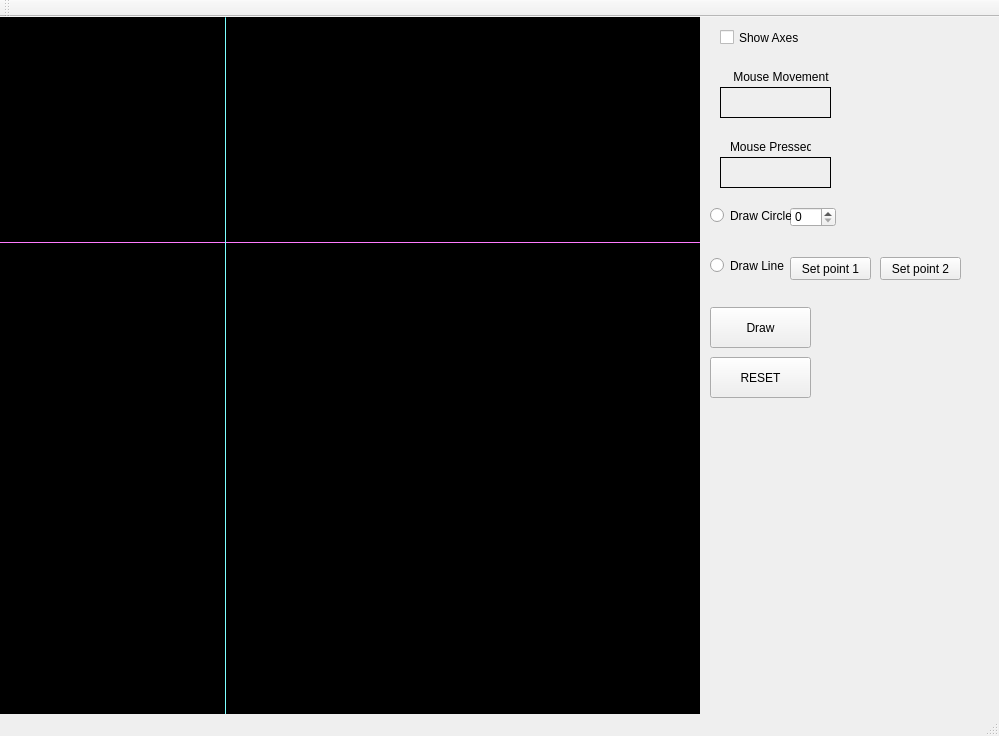
<?xml version="1.0" encoding="UTF-8"?>
<ui version="4.0">
 <class>MainWindow</class>
 <widget class="QMainWindow" name="MainWindow">
  <property name="geometry">
   <rect>
    <x>0</x>
    <y>0</y>
    <width>999</width>
    <height>736</height>
   </rect>
  </property>
  <property name="windowTitle">
   <string>MainWindow</string>
  </property>
  <widget class="QWidget" name="centralWidget">
   <widget class="my_label" name="frame">
    <property name="geometry">
     <rect>
      <x>0</x>
      <y>0</y>
      <width>700</width>
      <height>700</height>
     </rect>
    </property>
    <property name="cursor">
     <cursorShape>CrossCursor</cursorShape>
    </property>
    <property name="mouseTracking">
     <bool>true</bool>
    </property>
    <property name="styleSheet">
     <string notr="true">background-color: rgb(0, 0, 0);</string>
    </property>
    <property name="frameShape">
     <enum>QFrame::Box</enum>
    </property>
    <property name="lineWidth">
     <number>1</number>
    </property>
    <property name="text">
     <string/>
    </property>
   </widget>
   <widget class="QLabel" name="mouse_movement">
    <property name="geometry">
     <rect>
      <x>720</x>
      <y>70</y>
      <width>111</width>
      <height>31</height>
     </rect>
    </property>
    <property name="frameShape">
     <enum>QFrame::Panel</enum>
    </property>
    <property name="text">
     <string/>
    </property>
   </widget>
   <widget class="QLabel" name="label_3">
    <property name="geometry">
     <rect>
      <x>720</x>
      <y>50</y>
      <width>111</width>
      <height>20</height>
     </rect>
    </property>
    <property name="text">
     <string>    Mouse Movement</string>
    </property>
   </widget>
   <widget class="QLabel" name="mouse_pressed">
    <property name="geometry">
     <rect>
      <x>720</x>
      <y>140</y>
      <width>111</width>
      <height>31</height>
     </rect>
    </property>
    <property name="frameShape">
     <enum>QFrame::Panel</enum>
    </property>
    <property name="text">
     <string/>
    </property>
   </widget>
   <widget class="QLabel" name="label_5">
    <property name="geometry">
     <rect>
      <x>730</x>
      <y>120</y>
      <width>81</width>
      <height>20</height>
     </rect>
    </property>
    <property name="text">
     <string>Mouse Pressed</string>
    </property>
   </widget>
   <widget class="Line" name="x_axis">
    <property name="geometry">
     <rect>
      <x>0</x>
      <y>225</y>
      <width>700</width>
      <height>1</height>
     </rect>
    </property>
    <property name="styleSheet">
     <string notr="true">background-color: rgb(255, 85, 255);</string>
    </property>
    <property name="orientation">
     <enum>Qt::Horizontal</enum>
    </property>
   </widget>
   <widget class="Line" name="y_axis">
    <property name="geometry">
     <rect>
      <x>225</x>
      <y>0</y>
      <width>1</width>
      <height>700</height>
     </rect>
    </property>
    <property name="styleSheet">
     <string notr="true">
background-color: rgb(85, 255, 255);</string>
    </property>
    <property name="orientation">
     <enum>Qt::Vertical</enum>
    </property>
   </widget>
   <widget class="QCheckBox" name="show_axes">
    <property name="geometry">
     <rect>
      <x>720</x>
      <y>10</y>
      <width>91</width>
      <height>21</height>
     </rect>
    </property>
    <property name="text">
     <string>Show Axes</string>
    </property>
   </widget>
   <widget class="QPushButton" name="Draw">
    <property name="geometry">
     <rect>
      <x>710</x>
      <y>290</y>
      <width>101</width>
      <height>41</height>
     </rect>
    </property>
    <property name="text">
     <string>Draw</string>
    </property>
   </widget>
   <widget class="QSpinBox" name="circle_radius">
    <property name="geometry">
     <rect>
      <x>790</x>
      <y>190</y>
      <width>46</width>
      <height>20</height>
     </rect>
    </property>
   </widget>
   <widget class="QRadioButton" name="draw_circle">
    <property name="geometry">
     <rect>
      <x>710</x>
      <y>190</y>
      <width>81</width>
      <height>17</height>
     </rect>
    </property>
    <property name="text">
     <string>Draw Circle</string>
    </property>
   </widget>
   <widget class="QRadioButton" name="draw_line">
    <property name="geometry">
     <rect>
      <x>710</x>
      <y>240</y>
      <width>77</width>
      <height>17</height>
     </rect>
    </property>
    <property name="text">
     <string>Draw Line</string>
    </property>
   </widget>
   <widget class="QPushButton" name="set_point1">
    <property name="geometry">
     <rect>
      <x>790</x>
      <y>240</y>
      <width>81</width>
      <height>23</height>
     </rect>
    </property>
    <property name="text">
     <string>Set point 1</string>
    </property>
   </widget>
   <widget class="QPushButton" name="set_point2">
    <property name="geometry">
     <rect>
      <x>880</x>
      <y>240</y>
      <width>81</width>
      <height>23</height>
     </rect>
    </property>
    <property name="text">
     <string>Set point 2</string>
    </property>
   </widget>
   <widget class="QPushButton" name="pushButton">
    <property name="geometry">
     <rect>
      <x>710</x>
      <y>340</y>
      <width>101</width>
      <height>41</height>
     </rect>
    </property>
    <property name="text">
     <string>RESET</string>
    </property>
   </widget>
  </widget>
  <widget class="QMenuBar" name="menuBar">
   <property name="geometry">
    <rect>
     <x>0</x>
     <y>0</y>
     <width>999</width>
     <height>21</height>
    </rect>
   </property>
  </widget>
  <widget class="QToolBar" name="mainToolBar">
   <attribute name="toolBarArea">
    <enum>TopToolBarArea</enum>
   </attribute>
   <attribute name="toolBarBreak">
    <bool>false</bool>
   </attribute>
  </widget>
  <widget class="QStatusBar" name="statusBar"/>
 </widget>
 <layoutdefault spacing="6" margin="11"/>
 <customwidgets>
  <customwidget>
   <class>my_label</class>
   <extends>QLabel</extends>
   <header location="global">my_label.h</header>
  </customwidget>
 </customwidgets>
 <resources/>
 <connections/>
</ui>
